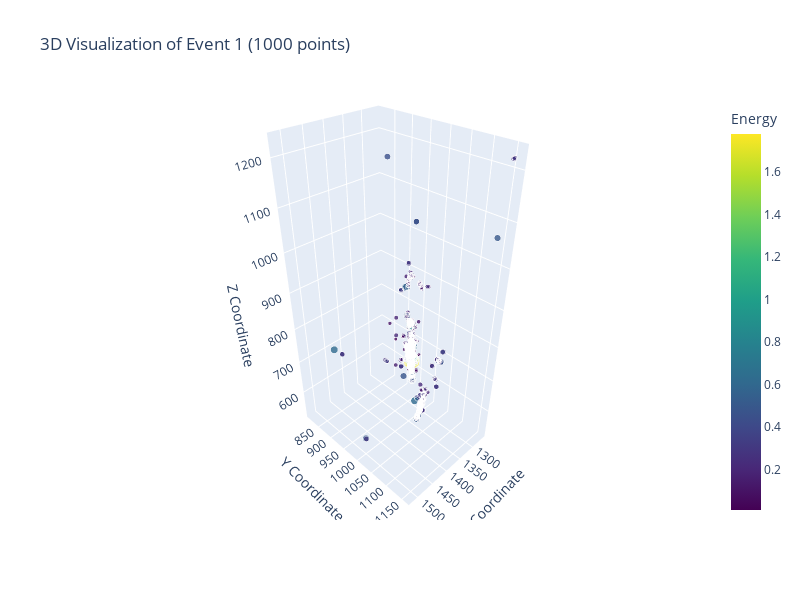
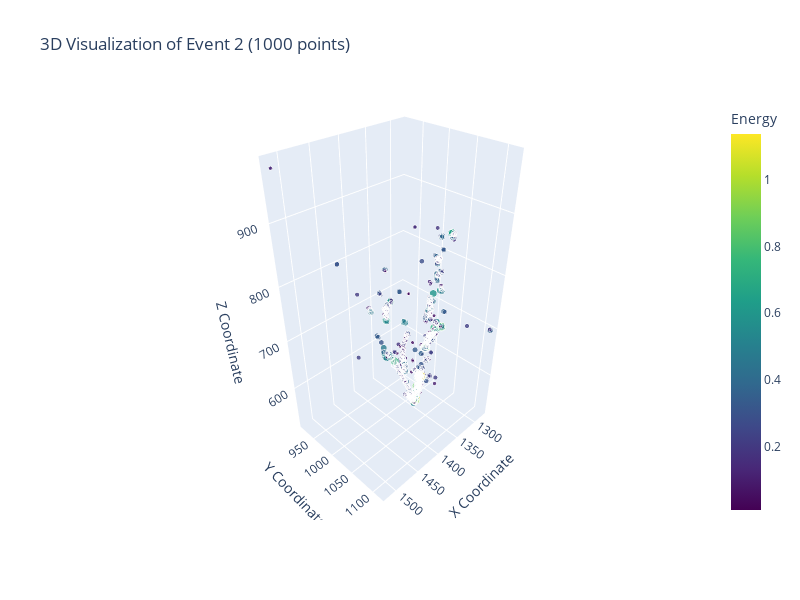
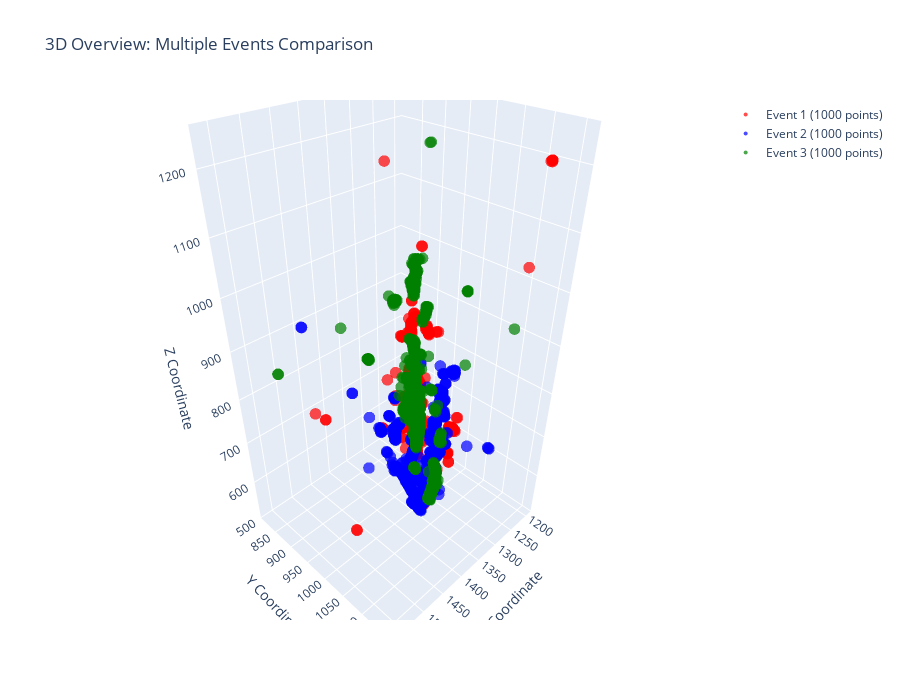

Here is the notebook cell these charts were saved with, in order:
### Markdown cell above
## 6. Create Interactive 3D Scatter Plots

Now let's create interactive 3D visualizations using Plotly to better understand the spatial structure of particle events.

### Code cell
# Create 3D scatter plots for sample events
if len(sample_events_data) > 0:
    for i, event_data in enumerate(sample_events_data[:2]):  # Show first 2 events
        fig = go.Figure()
        
        # Add scatter plot
        fig.add_trace(go.Scatter3d(
            x=event_data['x'],
            y=event_data['y'],
            z=event_data['z'],
            mode='markers',
            marker=dict(
                size=event_data['energy'] * 5 + 2,  # Size proportional to energy
                color=event_data['energy'],
                colorscale='Viridis',
                colorbar=dict(title="Energy"),
                showscale=True,
                opacity=0.8
            ),
            text=[f'Point {j}<br>Energy: {e:.3f}<br>Position: ({x:.2f}, {y:.2f}, {z:.2f})' 
                  for j, (x, y, z, e) in enumerate(zip(event_data['x'], event_data['y'], 
                                                      event_data['z'], event_data['energy']))],
            hovertemplate='%{text}<extra></extra>',
            name=f'Event {i+1}'
        ))
        
        fig.update_layout(
            title=f'3D Visualization of Event {i+1} ({len(event_data)} points)',
            scene=dict(
                xaxis_title='X Coordinate',
                yaxis_title='Y Coordinate',
                zaxis_title='Z Coordinate',
                camera=dict(
                    up=dict(x=0, y=0, z=1),
                    center=dict(x=0, y=0, z=0),
                    eye=dict(x=1.5, y=1.5, z=1.5)
                )
            ),
            width=800,
            height=600
        )
        
        fig.show()

# Create overview 3D plot with multiple events
if len(sample_events_data) >= 2:
    fig = go.Figure()
    
    colors = ['red', 'blue', 'green', 'orange', 'purple']
    
    for i, event_data in enumerate(sample_events_data[:3]):
        fig.add_trace(go.Scatter3d(
            x=event_data['x'],
            y=event_data['y'],
            z=event_data['z'],
            mode='markers',
            marker=dict(
                size=4,
                color=colors[i % len(colors)],
                opacity=0.7
            ),
            name=f'Event {i+1} ({len(event_data)} points)',
            text=[f'Event {i+1}<br>Energy: {e:.3f}' for e in event_data['energy']],
            hovertemplate='%{text}<extra></extra>'
        ))
    
    fig.update_layout(
        title='3D Overview: Multiple Events Comparison',
        scene=dict(
            xaxis_title='X Coordinate',
            yaxis_title='Y Coordinate', 
            zaxis_title='Z Coordinate'
        ),
        width=900,
        height=700
    )
    
    fig.show()
else:
    print("Not enough sample events for 3D visualization")

### Figure 1 — Plotly figure (JSON) as saved in the notebook; plotly's stock layout.template omitted (floating-point values rounded to 4 significant figures; data arrays with more than 128 entries replaced by an {"elided": "..."} marker saying what was removed)
{"data": [{"hovertemplate": "%{text}<extra></extra>", "marker": {"color": {"elided": "1000 float values"}, "colorbar": {"title": {"text": "Energy"}}, "colorscale": [[0, "#440154"], [0.1111, "#482878"], [0.2222, "#3e4989"], [0.3333, "#31688e"], [0.4444, "#26828e"], [0.5556, "#1f9e89"], [0.6667, "#35b779"], [0.7778, "#6ece58"], [0.8889, "#b5de2b"], [1, "#fde725"]], "opacity": 0.8, "showscale": true, "size": {"elided": "1000 float values"}}, "mode": "markers", "name": "Event 1", "text": {"elided": "1000 str values"}, "type": "scatter3d", "x": {"elided": "1000 float values"}, "y": {"elided": "1000 float values"}, "z": {"elided": "1000 float values"}}], "layout": {"height": 600, "scene": {"camera": {"center": {"x": 0, "y": 0, "z": 0}, "eye": {"x": 1.5, "y": 1.5, "z": 1.5}, "up": {"x": 0, "y": 0, "z": 1}}, "xaxis": {"title": {"text": "X Coordinate"}}, "yaxis": {"title": {"text": "Y Coordinate"}}, "zaxis": {"title": {"text": "Z Coordinate"}}}, "title": {"text": "3D Visualization of Event 1 (1000 points)"}, "width": 800}}

### Figure 2 — Plotly figure (JSON) as saved in the notebook; plotly's stock layout.template omitted (floating-point values rounded to 4 significant figures; data arrays with more than 128 entries replaced by an {"elided": "..."} marker saying what was removed)
{"data": [{"hovertemplate": "%{text}<extra></extra>", "marker": {"color": {"elided": "1000 float values"}, "colorbar": {"title": {"text": "Energy"}}, "colorscale": [[0, "#440154"], [0.1111, "#482878"], [0.2222, "#3e4989"], [0.3333, "#31688e"], [0.4444, "#26828e"], [0.5556, "#1f9e89"], [0.6667, "#35b779"], [0.7778, "#6ece58"], [0.8889, "#b5de2b"], [1, "#fde725"]], "opacity": 0.8, "showscale": true, "size": {"elided": "1000 float values"}}, "mode": "markers", "name": "Event 2", "text": {"elided": "1000 str values"}, "type": "scatter3d", "x": {"elided": "1000 float values"}, "y": {"elided": "1000 float values"}, "z": {"elided": "1000 float values"}}], "layout": {"height": 600, "scene": {"camera": {"center": {"x": 0, "y": 0, "z": 0}, "eye": {"x": 1.5, "y": 1.5, "z": 1.5}, "up": {"x": 0, "y": 0, "z": 1}}, "xaxis": {"title": {"text": "X Coordinate"}}, "yaxis": {"title": {"text": "Y Coordinate"}}, "zaxis": {"title": {"text": "Z Coordinate"}}}, "title": {"text": "3D Visualization of Event 2 (1000 points)"}, "width": 800}}

### Figure 3 — Plotly figure (JSON) as saved in the notebook; plotly's stock layout.template omitted (floating-point values rounded to 4 significant figures; data arrays with more than 128 entries replaced by an {"elided": "..."} marker saying what was removed)
{"data": [{"hovertemplate": "%{text}<extra></extra>", "marker": {"color": "red", "opacity": 0.7, "size": 4}, "mode": "markers", "name": "Event 1 (1000 points)", "text": {"elided": "1000 str values"}, "type": "scatter3d", "x": {"elided": "1000 float values"}, "y": {"elided": "1000 float values"}, "z": {"elided": "1000 float values"}}, {"hovertemplate": "%{text}<extra></extra>", "marker": {"color": "blue", "opacity": 0.7, "size": 4}, "mode": "markers", "name": "Event 2 (1000 points)", "text": {"elided": "1000 str values"}, "type": "scatter3d", "x": {"elided": "1000 float values"}, "y": {"elided": "1000 float values"}, "z": {"elided": "1000 float values"}}, {"hovertemplate": "%{text}<extra></extra>", "marker": {"color": "green", "opacity": 0.7, "size": 4}, "mode": "markers", "name": "Event 3 (1000 points)", "text": {"elided": "1000 str values"}, "type": "scatter3d", "x": {"elided": "1000 float values"}, "y": {"elided": "1000 float values"}, "z": {"elided": "1000 float values"}}], "layout": {"height": 700, "scene": {"xaxis": {"title": {"text": "X Coordinate"}}, "yaxis": {"title": {"text": "Y Coordinate"}}, "zaxis": {"title": {"text": "Z Coordinate"}}}, "title": {"text": "3D Overview: Multiple Events Comparison"}, "width": 900}}
